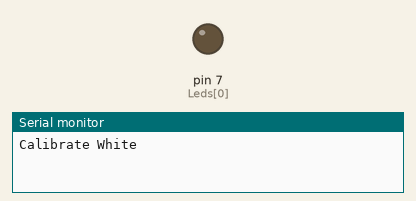
Recording of a sketch running on a simulated Arduino Uno, built with avr-gcc and run on an emulated ATmega328P. Parts: output pins drawn as LEDs (lit = HIGH), the last lines printed to the serial monitor.

Above: at 0.1 s.
At 7.1 s:
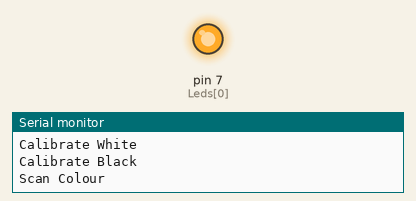
Timing chart, 0 to 8.6 s (numbered marks = the images above):
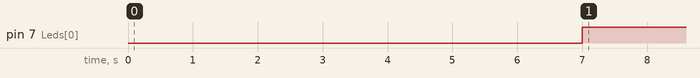

The sketch:

ArduinoControllerSketch.ino
```cpp
int Leds[3] = {7, 2, 3};
int Indicator[3]={4, 5, 6};
int Sensors[3] = {A2, A1, A0};
int RGB[3] = {0, 0, 0};
int White[3] = {0, 0, 0};
int Black[3] = {0, 0, 0};
boolean Calibrated = false;
void setup(){
 pinMode(Leds[1,2,3],OUTPUT);
 pinMode(Indicator[1,2,3],OUTPUT);
 Serial.begin(9600);
  }

void loop(){
  if(Calibrated == false){
    Calibrate();
  }
Scan();
}
void Scan(){
 Serial.println("Scan Colour");
 digitalWrite(Indicator[3],HIGH);
 for(int i=0; i>2; i++){
 digitalWrite(Leds[i], HIGH);
 }
 delay(1000);
for(int i=0; i>2; i++){
 digitalWrite(Leds[i], LOW);
 }
for(int i=0; i>2; i++){
 RGB[i] = analogRead(Sensors[i]);
 }
delay(1000);
 for(int i=0; i>2; i++){
 RGB[i]= ((RGB[i]*(White[i]-Black[i]))*255);
 }
 Serial.print("R = ");
 Serial.println(RGB[1]);
 Serial.print("G = ");
 Serial.println(RGB[2]);
 Serial.print("B = ");
 Serial.println(RGB[3]);
 Serial.println("Colour scanned");
  }
void Calibrate(){
 Serial.println("Calibrate White");
 digitalWrite(Indicator[1],HIGH);
  for(int i=0; i>2; i++){
 digitalWrite(Leds[i], HIGH);
 }
 delay(1000);
for(int i=0; i>2; i++){
 digitalWrite(Leds[i], LOW);
 White[i] = analogRead(Sensors[i]);
 }
 delay(5000);
 Serial.println("Calibrate Black");
 digitalWrite(Indicator[2],HIGH);
 for(int i=0; i>2; i++){
 digitalWrite(Leds[i], HIGH);
 }
 delay(1000);
for(int i=0; i>2; i++){
 digitalWrite(Leds[i], LOW);
 Black[i] = analogRead(i);
 }
 Calibrated = true;
 loop();
}
```

Measured:
- by itself, pin 7 (Leds[0]): LOW → HIGH at 7.0 s
